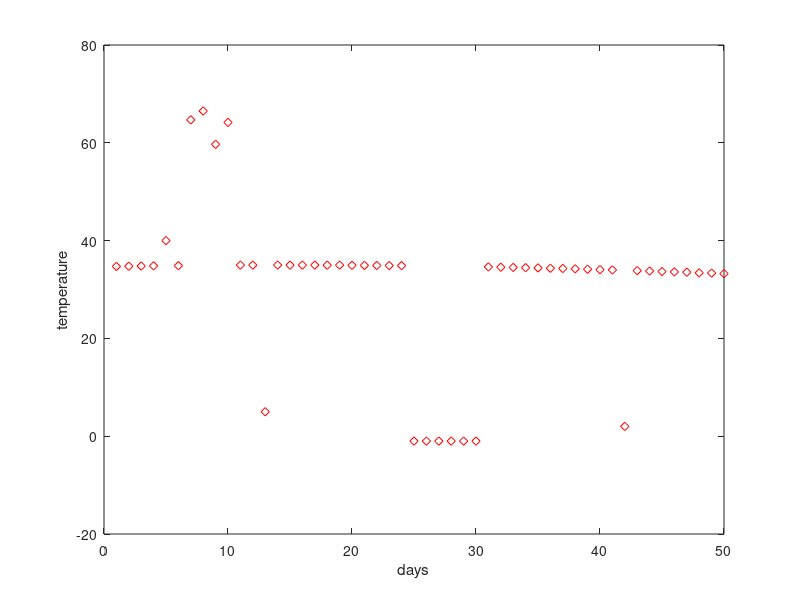
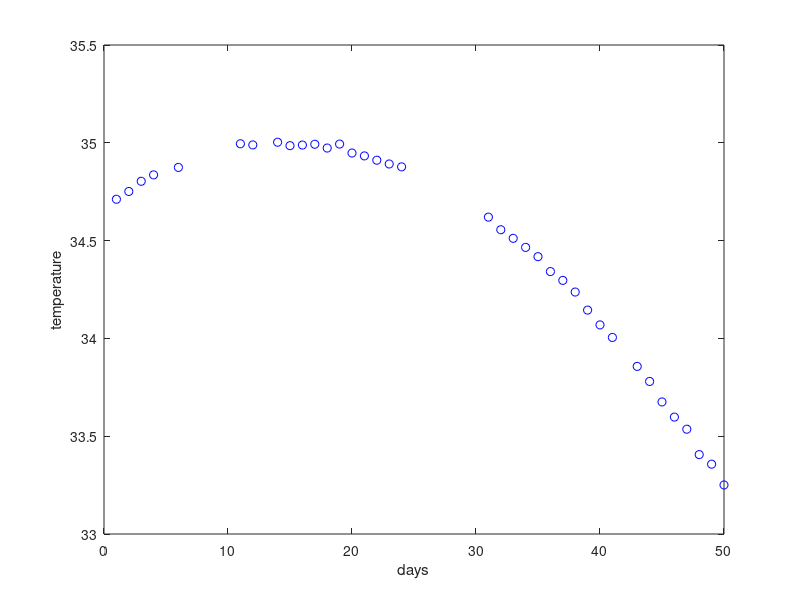

Reproduce these figures in MATLAB, in order.
% Name: Andrew Pang
% Date: 5 APR 2019
% Task 3 : Noisy data

%opens the file temperatures.txt
datum = fopen('temperatures.txt');

%reads the first line and converts it to a numerix matrix
temp_vals = str2num(fgetl(datum));

%creates the vector days based on the size of vector temp_vals
days = 1:1:length(temp_vals);

%plots the graph of daily temperature agiasnt no of days
plot(days,temp_vals,'rd');

%labels the axes
xlabel('days');
ylabel('temperature');

%creates a logical array valid_pos which sets all values below 0 and above
%45 to false
valid_pos = 0 < temp_vals & temp_vals < 45;

%sets values at position 5, 13 and 42 to false
valid_pos([5 13 42]) = 0;

%creates a new vector valid_val which contails all the valid temperatures
%based on their positions in the logical array
valid_val = temp_vals(valid_pos);

%creates a new vector days2 which contains the days at which the valid
%temperature occurs based on their positions in the logical array
days2 = days(valid_pos);

%opens a new figure
figure;

%plots graph of valid temperatures agaisnt the day it occured.
plot(days2,valid_val,'bo');

%labels the axes
xlabel('days');
ylabel('temperature');



        
        
        
    